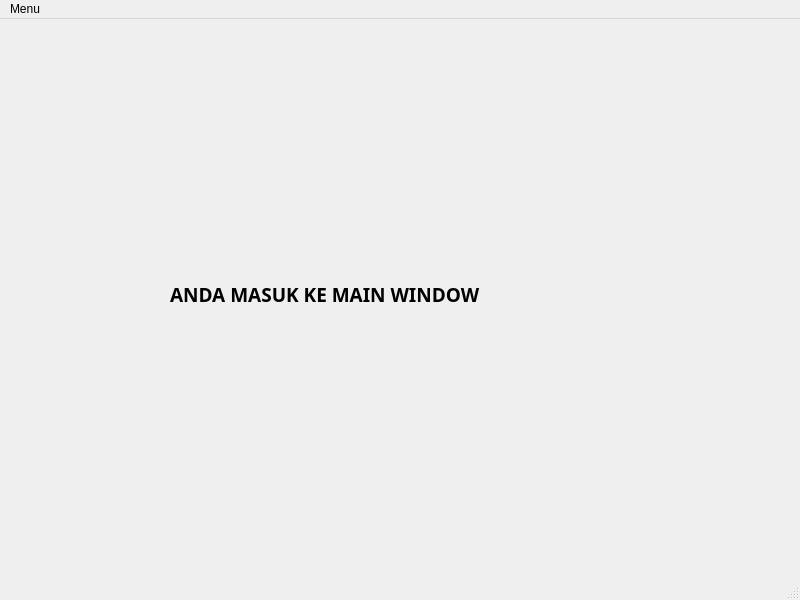
<?xml version="1.0" encoding="UTF-8"?>
<ui version="4.0">
 <class>MainWindow</class>
 <widget class="QMainWindow" name="MainWindow">
  <property name="geometry">
   <rect>
    <x>0</x>
    <y>0</y>
    <width>800</width>
    <height>600</height>
   </rect>
  </property>
  <property name="windowTitle">
   <string>MainWindow</string>
  </property>
  <widget class="QWidget" name="centralwidget">
   <widget class="QLabel" name="label">
    <property name="geometry">
     <rect>
      <x>170</x>
      <y>200</y>
      <width>461</width>
      <height>151</height>
     </rect>
    </property>
    <property name="font">
     <font>
      <family>Arial Black</family>
      <pointsize>14</pointsize>
      <weight>75</weight>
      <bold>true</bold>
     </font>
    </property>
    <property name="text">
     <string>ANDA MASUK KE MAIN WINDOW</string>
    </property>
   </widget>
  </widget>
  <widget class="QMenuBar" name="menubar">
   <property name="geometry">
    <rect>
     <x>0</x>
     <y>0</y>
     <width>800</width>
     <height>26</height>
    </rect>
   </property>
   <widget class="QMenu" name="menuMenu">
    <property name="title">
     <string>Menu</string>
    </property>
    <addaction name="actionSimulasi_Tabungan_Berjangka"/>
    <addaction name="actionSimulasi_Anggaran_Bulanan"/>
    <addaction name="actionSimulasi_Peminjaman"/>
   </widget>
   <addaction name="menuMenu"/>
  </widget>
  <widget class="QStatusBar" name="statusbar"/>
  <action name="actionSimulasi_Tabungan_Berjangka">
   <property name="text">
    <string>Simulasi Tabungan Berjangka</string>
   </property>
  </action>
  <action name="actionSimulasi_Anggaran_Bulanan">
   <property name="text">
    <string>Simulasi Anggaran Bulanan</string>
   </property>
  </action>
  <action name="actionSimulasi_Peminjaman">
   <property name="text">
    <string>Simulasi Peminjaman</string>
   </property>
  </action>
 </widget>
 <resources/>
 <connections/>
</ui>
